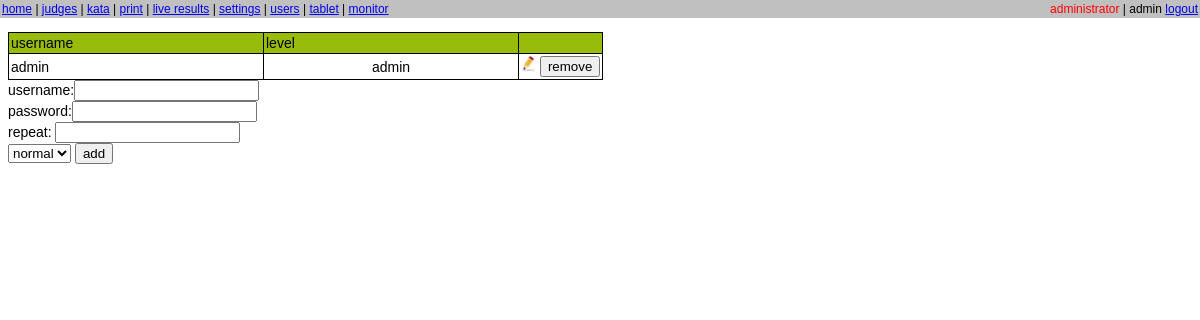
/users.php (signed in), run on the app's committed database.
### tables this page shows
CREATE TABLE `users` (
  `userid` int(25) NOT NULL,
  `username` varchar(25) NOT NULL DEFAULT '',
  `password` varchar(255) NOT NULL DEFAULT '',
  `user_level` tinyint(2) NOT NULL DEFAULT '0'
);

### config.inc.php (called while the page is built, shortened)
<?php
$server_url="http://kata.loc";
?>

### users.php (the view, shortened to what this page needs)
<!DOCTYPE HTML>
<?php
require_once "config.inc.php";
?>
<html>
<head>
<link rel="stylesheet" type="text/css" href="./fancybox/jquery.fancybox-1.3.4.css" media="screen" />
<link rel="stylesheet" type="text/css" href="style.css">
</head>
<body>
<?php
require_once "top.php";
?>
	<p>
	<form method='post'>
	<table border='1'>
	<tr>
		<td width='250'>username</td>
		<td width='250'>level</td>
		<?php
		if($_SESSION["user_level"]=="1")
		{
			?>
			<td></td>
			<?php
		}
		?>
	</tr>
	<?php
	$sql="SELECT * FROM users ORDER BY userid";
	$result = $db->query($sql);
	while($row = $result->fetch(PDO::FETCH_ASSOC))
	{
		echo "<tr>";
		echo "<td>".$row["username"]."</td>";
		echo "<td width='40' align='center'>";
		if($row["user_level"] == "0")
			echo "normal";
		else
			echo "admin";
		echo "</td>";
		if($_SESSION["user_level"]=="1")
			echo "<td>
			<a class='editUser' href='edit/editUser.php?idUser=".$row["userid"]."'><img src='image/edit-icon.png' width='15' height='15'></a>
			<button type='submit' name='removeUser' value='".$row["userid"]."' onclick=\"return confirm('Confirm delete?')\">remove</button>
			</td>";
		echo "</tr>";
	}
	?>
	</table>
	<?php
	if($_SESSION["user_level"]=="1")
	{
		?>
		username:<input type='text' name='username'/><br>
		password:<input type='password' name='password'/><br>
		repeat: <input type='password' name='repeatpassword'/><br>
		<select name='user_level'>
			<option value='0'>normal</option>
		</select>
		<input type='submit' name='addUser' value='add'/>
		<?php
	}
	?>
	</form>
</p>
</body>
</html>

### top.php
<div id="topbar" class="topbar">
<table border="0" width="100%" class="topbar">
	<tr class='topbar'>
		<td class='topbar'>
			<?php
			if(isset($_SESSION["login"]))
			{
				?>
				<a href="<?php echo $server_url;?>/index.php">home</a> |
				<a href="<?php echo $server_url;?>/judges.php">judges</a> |
				<a href="<?php echo $server_url;?>/kata.php">kata</a> |
				<a href="<?php echo $server_url;?>/print.php">print</a> |
				<a href="<?php echo $server_url;?>/result.php">live results</a> |
				<?php
				if($_SESSION["user_level"] == 1) {
				?>
					<a href="<?php echo $server_url;?>/settings.php">settings</a> |
					<a href="<?php echo $server_url;?>/users.php">users</a> |
				<?php
				}
				?>
				<a href="<?php echo $server_url;?>/tablet.php">tablet</a> |
				<a href="<?php echo $server_url;?>/tablet/monitor.php" target="_blank">monitor</a>
				<?php
			}
			?>
		</td>
		<td align="right" class='topbar'>
		<?php
		if(!(isset($_SESSION["login"])))
		{
		?>
		<form action="login.php" method="post" name="login" style="margin: 0px; padding: 0px; border: 0px;">
				<input name="user" type="text" class="form" value="username" onFocus="if(this.value=='username'){this.value='';this.focus();}" onBlur="if(this.value==''){this.value='username'}">
				<input name="pass" type="password" class="form" value="password" onFocus="if(this.value=='password'){this.value='';this.focus();}" onBlur="if(this.value==''){this.value='password'}">
				<input name="ok" type="submit" value="login">
		</form>
		<?php
		}
		else
		{
			if($_SESSION["user_level"]=="1")
			{
				echo "<span style=\"color: red\">administrator</span> | ";
			}
			echo $_SESSION["username"]." <a href='".$server_url."/logout.php'>logout</a>";
		}
		?>
		</td>
	</tr>
</table>
</div>

### style.css (style rules this page uses)
body { font-family: Tahoma, Arial, Helvetica, sans-serif; font-size:14px; }
td { padding:5px; }
table { border-collapse:collapse; }
table, th, td { font-family: Tahoma, Arial, Helvetica, sans-serif; font-size:14px; border: 1px solid black; padding:2px; }
tr:first-child { background-color: #97bc0c; }
div.topbar { margin: -8px -8px 0px -8px; background:#C0C0C0; border:0px; padding:0px; font-family:Arial; }
tr.topbar:first-child { background:#C0C0C0; }
table.topbar,td.topbar,tr.topbar { border: none; font-size:12px; }

### data on the page
users: username "admin", user_level "admin", $row["userid"] 1 (drawn)

### other printed values
$_SESSION["username"] "admin"
